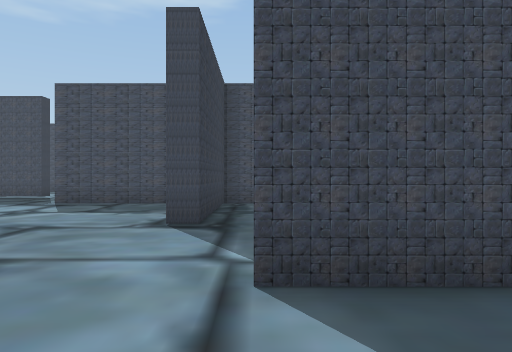
View 1 (above)

24 first-person views from a walk through a 3-D level made in the Unity game engine. The camera is 1.5 m above the floor, looks level and sees 70° across. The floor is counted in squares, 2 m on a side. Each view is taken from the middle of a square. On the plan, view 1 faces up. The plan holds only what a view shows up to about 11 squares ahead; the rest is blank. The place goes on beyond the plan. The player is left out.

View 2
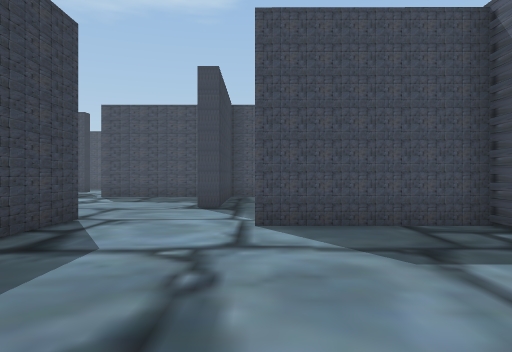

View 3
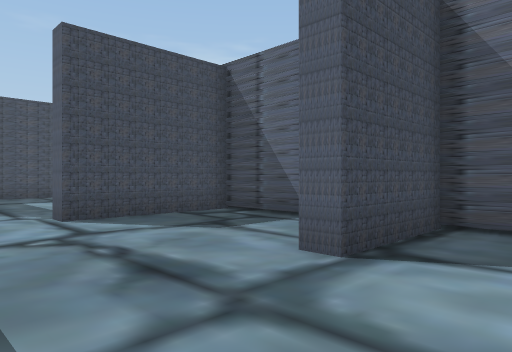

View 4
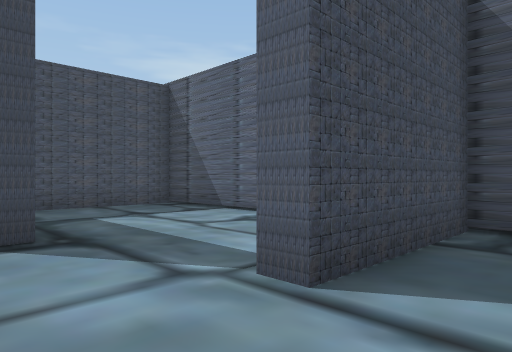

View 5
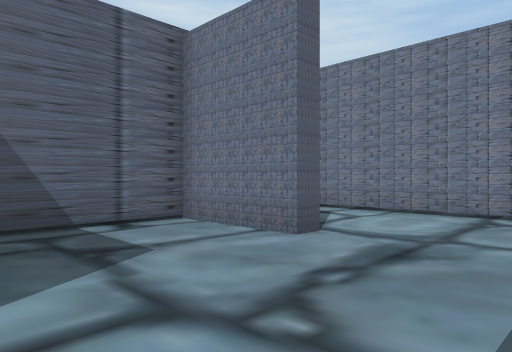

View 6
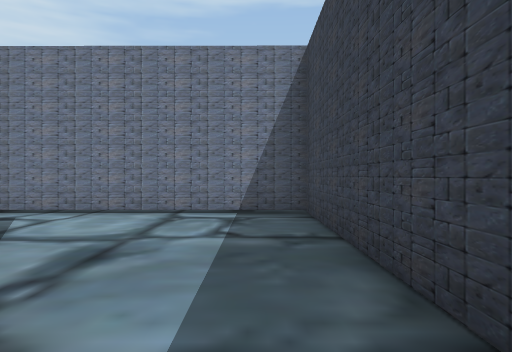

View 7
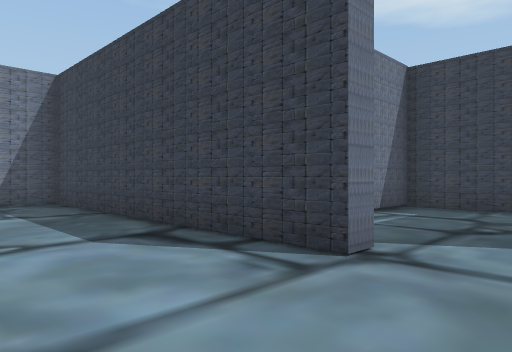

View 8
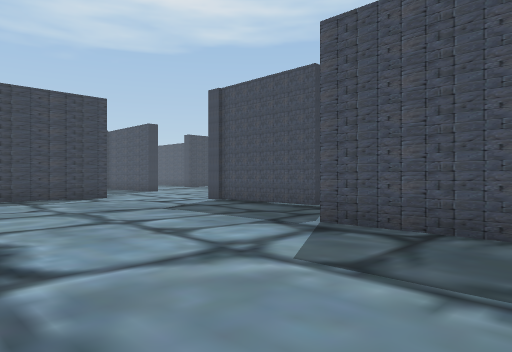

View 9
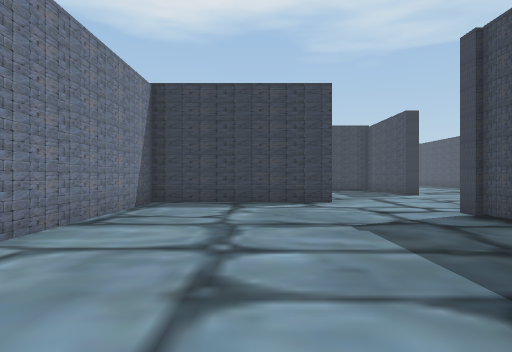

View 10
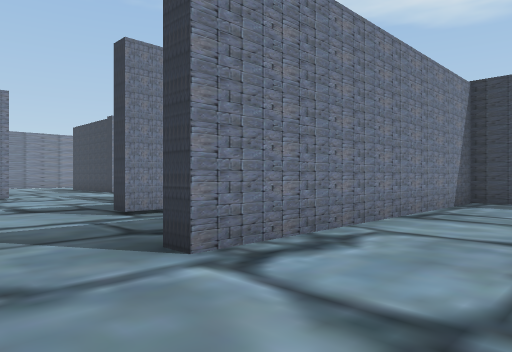

View 11
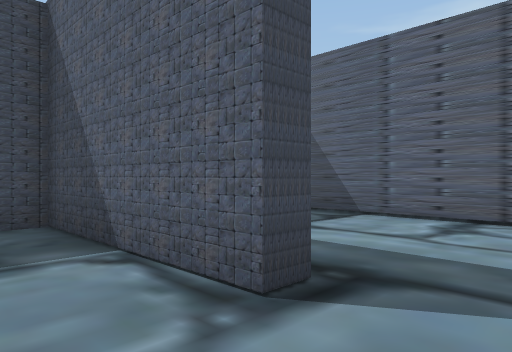

View 12
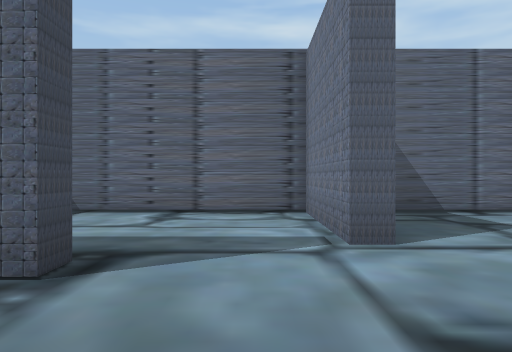

View 13
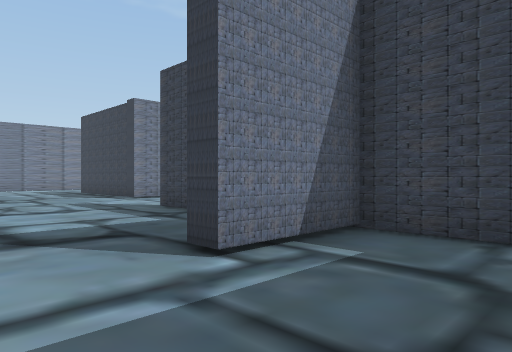

View 14
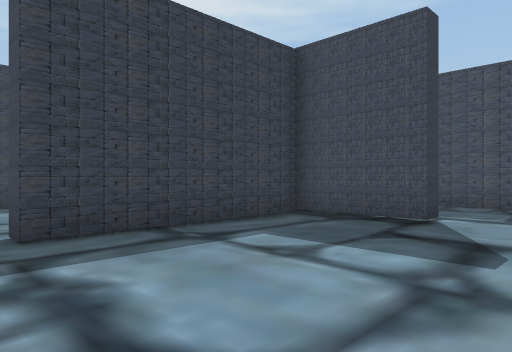

View 15
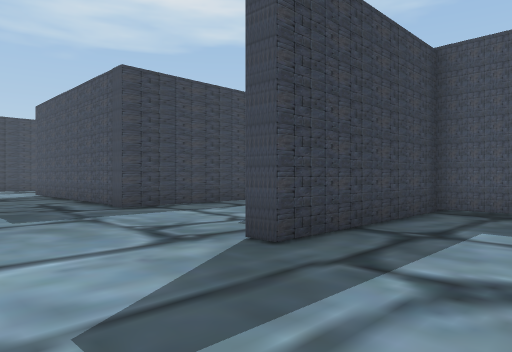

View 16
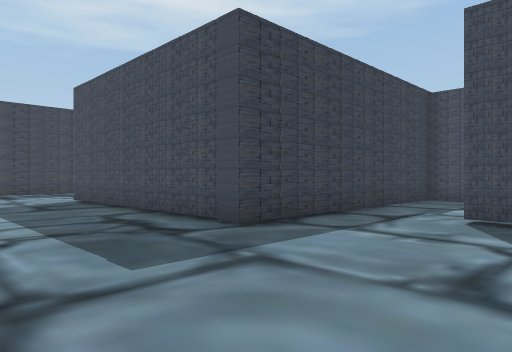

View 17
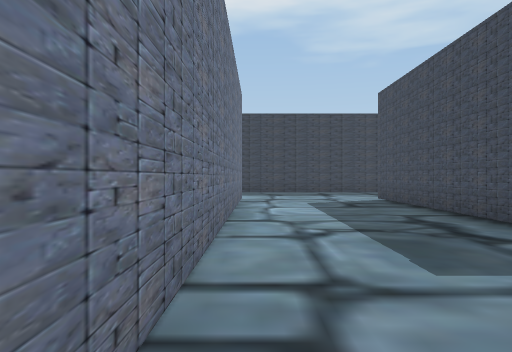

View 18
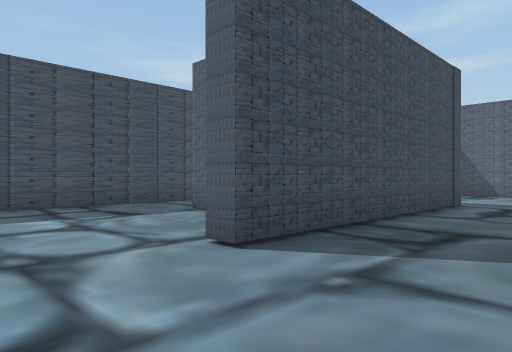

View 19
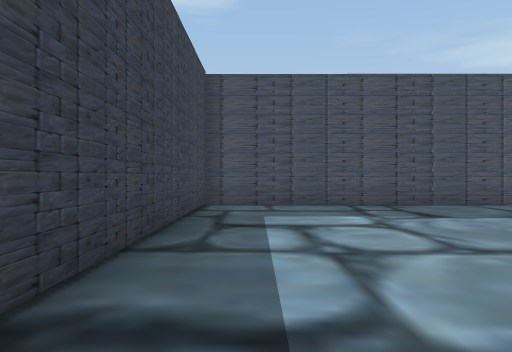

View 20
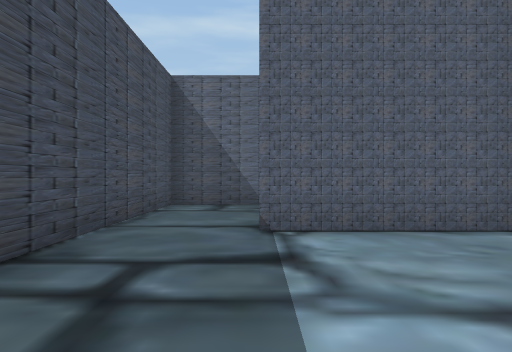

View 21
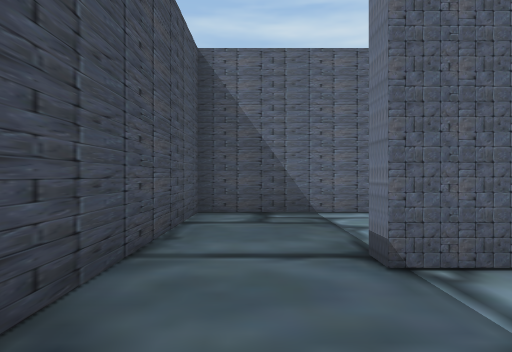

View 22
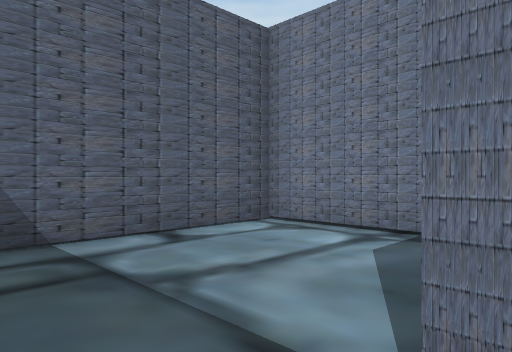

View 23
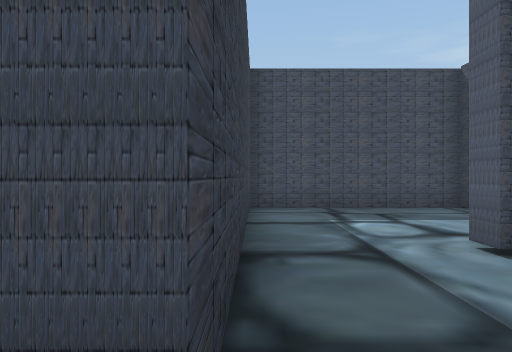

View 24
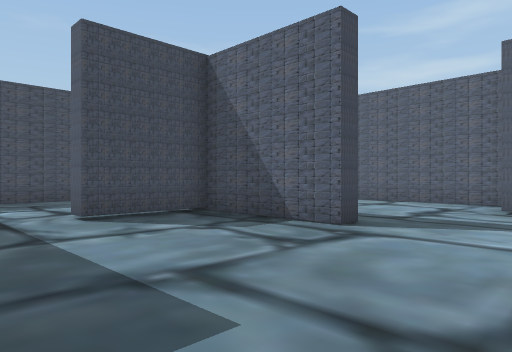

### Floor plan
Ten units are one square. View 1 is at (0, 0); x grows to the right and y downward. Boxes are objects, and circles mark ways between rooms. Rooms are numbered by the first view taken in them; rooms with no view inside come last. Other rooms are left out.
<svg viewBox="-258 -125 298 205">
<path fill="none" stroke="#000" d="M35 31 35 22 9 22 9 17 35 17 35 -25 0 -25 0 -30M-30 -32 -30 54 33 54M0 -30 35 -30 35 -99 -9 -100 -9 -56 -14 -56M-69 -120 -109 -120M-14 -56 -14 -100 -56 -100M-36 -32 -30 -32M-141 -101 -141 -51 -50 -51 -50 -45M-205 75 -106 75M-191 25 -191 -10 -185 -10M-141 5 -141 32 -215 32 -215 26M-186 -32 -253 -32 -253 42M-87 -35 -87 -14 -61 -14 -61 -9 -87 -9 -87 40 -92 40 -92 6 -117 6M-35 50 -35 19M-57 -46 -72 -46M-173 27 -146 27 -146 -32 -186 -32M-117 6 -117 1M-91 -46 -141 -46 -141 5"/>
<circle cx="-15" cy="-30" r="3" fill="#2a7"/>
<circle cx="-15" cy="-45" r="3" fill="#2a7"/>
<circle cx="-45" cy="-40" r="3" fill="#2a7"/>
<circle cx="-190" cy="-15" r="3" fill="#2a7"/>
<circle cx="-125" cy="10" r="3" fill="#2a7"/>
<text x="0" y="10">1</text>
<text x="10" y="-60">2</text>
<text x="-60" y="-90">3</text>
<text x="-180" y="70">4</text>
<text x="-170" y="0">5</text>
<text x="-120" y="-20">6</text>
</svg>
Room 1 opens to room 2. Room 2 opens to room 3. Room 3 opens to room 4. Room 4 opens to room 5. Room 4 opens to room 6.

Where each view was taken, in squares from view 1:
view 1: 0 up, 0 right, facing up
view 2: 3 down, 0 right, facing up
view 3: 4 down, 2 left, facing up-right
view 4: 1 up, 2 left, facing up-right
view 5: 2 up, 2 left, facing down-right
view 6: 2 up, 2 left, facing down
view 7: 5 up, 0 right, facing down-left
view 8: 5 up, 2 left, facing up-left
view 9: 8 up, 4 left, facing left
view 10: 8 up, 3 left, facing down-left
view 11: 4 up, 3 left, facing up-right
view 12: 4 up, 4 left, facing right
view 13: 4 up, 4 left, facing down-left
view 14: 5 down, 4 left, facing up-left
view 15: 7 down, 6 left, facing up-left
view 16: 7 down, 10 left, facing up-left
view 17: 7 down, 10 left, facing left
view 18: 6 down, 24 left, facing up-right
view 19: 6 down, 24 left, facing up
view 20: 1 up, 24 left, facing right
view 21: 2 up, 22 left, facing right
view 22: 2 up, 19 left, facing down-right
view 23: 4 down, 14 left, facing up
view 24: 7 down, 14 left, facing up-right
